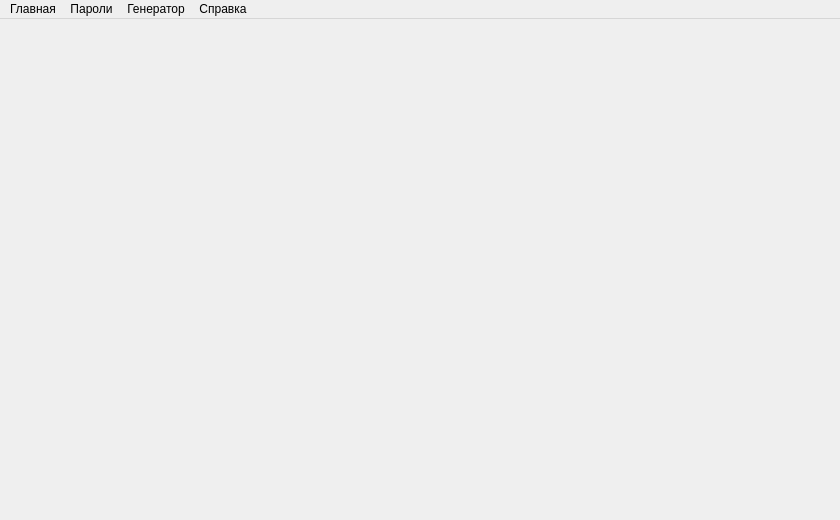
<?xml version="1.0" encoding="UTF-8"?>
<ui version="4.0">
 <class>main_window</class>
 <widget class="QMainWindow" name="main_window">
  <property name="geometry">
   <rect>
    <x>0</x>
    <y>0</y>
    <width>840</width>
    <height>520</height>
   </rect>
  </property>
  <property name="windowTitle">
   <string>MainWindow</string>
  </property>
  <widget class="QWidget" name="main_widget">
   <layout class="QVBoxLayout" name="main_layout">
    <property name="spacing">
     <number>0</number>
    </property>
    <property name="leftMargin">
     <number>0</number>
    </property>
    <property name="topMargin">
     <number>0</number>
    </property>
    <property name="rightMargin">
     <number>0</number>
    </property>
    <property name="bottomMargin">
     <number>0</number>
    </property>
    <item>
     <widget class="QStackedWidget" name="stacked_widget"/>
    </item>
   </layout>
  </widget>
  <widget class="QMenuBar" name="menu_bar">
   <property name="geometry">
    <rect>
     <x>0</x>
     <y>0</y>
     <width>840</width>
     <height>21</height>
    </rect>
   </property>
   <property name="sizePolicy">
    <sizepolicy hsizetype="Expanding" vsizetype="Fixed">
     <horstretch>0</horstretch>
     <verstretch>0</verstretch>
    </sizepolicy>
   </property>
   <widget class="QMenu" name="general_menu">
    <property name="title">
     <string>Главная</string>
    </property>
    <widget class="QMenu" name="master_password_menu">
     <property name="title">
      <string>Мастер пароль</string>
     </property>
     <addaction name="add_master_password_action"/>
     <addaction name="edit_master_password_action"/>
     <addaction name="remove_master_password_action"/>
     <addaction name="separator"/>
     <addaction name="master_password_status_action"/>
    </widget>
    <widget class="QMenu" name="service_menu">
     <property name="title">
      <string>Сервис</string>
     </property>
     <addaction name="restart_service_action"/>
     <addaction name="separator"/>
     <addaction name="action_service_status"/>
    </widget>
    <addaction name="general_action"/>
    <addaction name="separator"/>
    <addaction name="master_password_menu"/>
    <addaction name="service_menu"/>
    <addaction name="settings_action"/>
    <addaction name="separator"/>
    <addaction name="exit_action"/>
   </widget>
   <widget class="QMenu" name="passwords_menu">
    <property name="title">
     <string>Пароли</string>
    </property>
    <addaction name="passwords_action"/>
    <addaction name="separator"/>
    <addaction name="add_password_action"/>
    <addaction name="clear_passwords_list"/>
    <addaction name="separator"/>
    <addaction name="import_csv_action"/>
    <addaction name="export_csv_action"/>
   </widget>
   <widget class="QMenu" name="generator_menu">
    <property name="title">
     <string>Генератор</string>
    </property>
    <addaction name="create_password"/>
    <addaction name="create_quick_password"/>
   </widget>
   <widget class="QMenu" name="help_menu">
    <property name="title">
     <string>Справка</string>
    </property>
    <addaction name="about_action"/>
    <addaction name="separator"/>
    <addaction name="action_version"/>
   </widget>
   <addaction name="general_menu"/>
   <addaction name="passwords_menu"/>
   <addaction name="generator_menu"/>
   <addaction name="help_menu"/>
  </widget>
  <action name="general_action">
   <property name="text">
    <string>Главная</string>
   </property>
  </action>
  <action name="exit_action">
   <property name="text">
    <string>Выход</string>
   </property>
  </action>
  <action name="settings_action">
   <property name="text">
    <string>Настройки</string>
   </property>
  </action>
  <action name="passwords_action">
   <property name="text">
    <string>Пароли</string>
   </property>
  </action>
  <action name="add_password_action">
   <property name="text">
    <string>Добавить...</string>
   </property>
  </action>
  <action name="import_csv_action">
   <property name="text">
    <string>Импорт из csv...</string>
   </property>
  </action>
  <action name="export_csv_action">
   <property name="text">
    <string>Экспорт в csv...</string>
   </property>
  </action>
  <action name="create_password">
   <property name="text">
    <string>Создать пароль...</string>
   </property>
  </action>
  <action name="create_quick_password">
   <property name="text">
    <string>Создать быстрый пароль</string>
   </property>
  </action>
  <action name="about_action">
   <property name="text">
    <string>О программе</string>
   </property>
  </action>
  <action name="action_version">
   <property name="enabled">
    <bool>false</bool>
   </property>
   <property name="text">
    <string>&lt;version&gt;</string>
   </property>
  </action>
  <action name="add_master_password_action">
   <property name="text">
    <string>Добавить...</string>
   </property>
  </action>
  <action name="edit_master_password_action">
   <property name="text">
    <string>Изменить...</string>
   </property>
  </action>
  <action name="remove_master_password_action">
   <property name="text">
    <string>Удалить</string>
   </property>
  </action>
  <action name="master_password_status_action">
   <property name="enabled">
    <bool>false</bool>
   </property>
   <property name="text">
    <string>&lt;master_status&gt;</string>
   </property>
  </action>
  <action name="restart_service_action">
   <property name="text">
    <string>Перезапустить</string>
   </property>
  </action>
  <action name="action_service_status">
   <property name="enabled">
    <bool>false</bool>
   </property>
   <property name="text">
    <string>&lt;service_status&gt;</string>
   </property>
  </action>
  <action name="clear_passwords_list">
   <property name="text">
    <string>Сброс паролей</string>
   </property>
  </action>
 </widget>
 <resources/>
 <connections/>
</ui>
